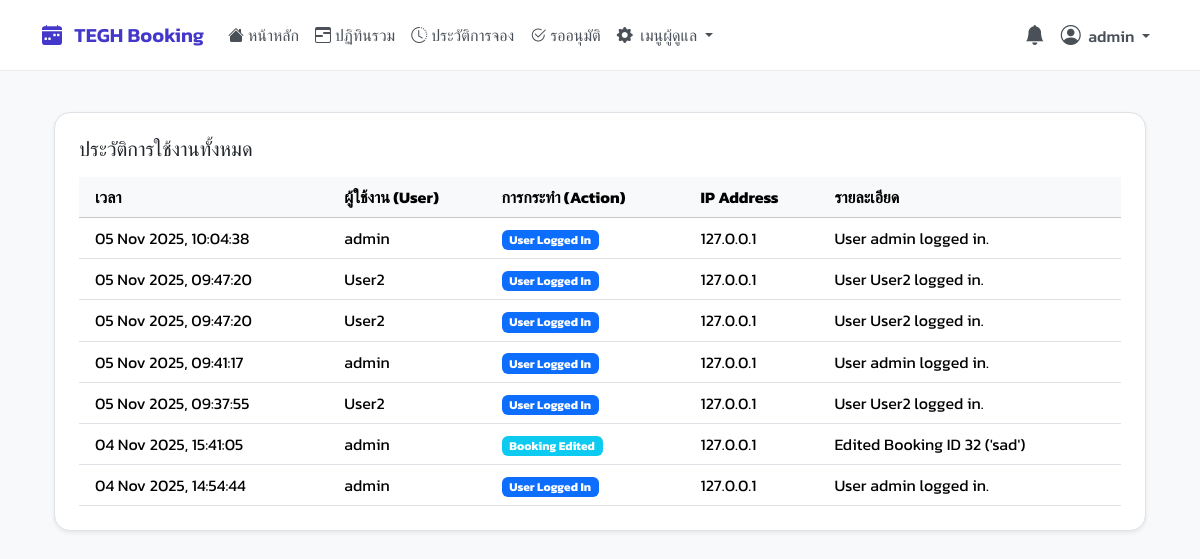
Before: /manage/audit-log/ (signed in) with the older database file.
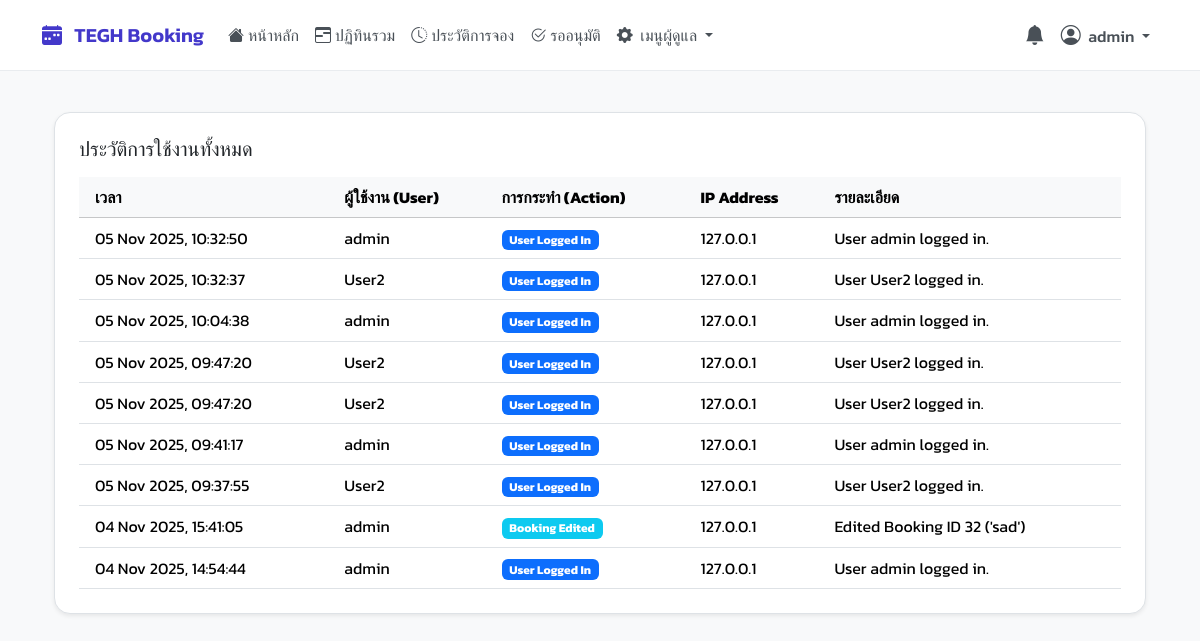
After: the same page with the newer database file.
### booking/models.py (models this page shows, shortened)
class AuditLog(models.Model):
    ACTION_CHOICES = [
        ('LOGIN', 'User Logged In'),
        ('BOOKING_CREATED', 'Booking Created'),
        ('BOOKING_EDITED', 'Booking Edited'),
        ('BOOKING_CANCELLED', 'Booking Cancelled'),
        ('BOOKING_APPROVED', 'Booking Approved'),
        ('BOOKING_REJECTED', 'Booking Rejected'),
    ]
    user = models.ForeignKey(User, on_delete=models.SET_NULL, null=True, blank=True)
    action = models.CharField(max_length=20, choices=ACTION_CHOICES)
    timestamp = models.DateTimeField(auto_now_add=True)
    details = models.TextField(blank=True, null=True)
    ip_address = models.GenericIPAddressField(null=True, blank=True)
    class Meta:
        ordering = ['-timestamp']

### booking/views.py (the view)
# urls.py: path('manage/audit-log/', views.audit_log_view, name='audit_log'),
@login_required
@user_passes_test(is_admin)
def audit_log_view(request):
    log_list = AuditLog.objects.all().select_related('user').order_by('-timestamp')
    paginator = Paginator(log_list, 25)
    page_number = request.GET.get('page')
    page_obj = paginator.get_page(page_number)
    context = get_base_context(request)
    context.update({'page_obj': page_obj})
    return render(request, 'pages/audit_log.html', context)

### booking/views.py (called while the page is built)
def is_admin(user):
    return user.is_authenticated and (user.is_superuser or user.groups.filter(name='Admin').exists())

def is_approver_or_admin(user):
    return user.is_authenticated and (user.is_superuser or user.groups.filter(name__in=['Approver', 'Admin']).exists())

### templates/pages/audit_log.html (shortened to what this page needs)
{% extends 'base.html' %}
{% load static %}
{% block content %}
<div class="container-fluid py-4">
    <div class="content-card shadow-sm border p-3 p-md-4">
        <h5 class="mb-3">ประวัติการใช้งานทั้งหมด</h5>
        <div class="table-responsive">
            <table class="table table-hover mb-0 align-middle">
                <thead class="table-light">
                    <tr>
                        <th scope="col" class="ps-3">เวลา</th>
                        <th scope="col">ผู้ใช้งาน (User)</th>
                        <th scope="col">การกระทำ (Action)</th>
                        <th scope="col">IP Address</th>
                        <th scope="col">รายละเอียด</th>
                    </tr>
                </thead>
                <tbody>
                    {% for log in page_obj %}
                    <tr>
                        <td class="ps-3">{{ log.timestamp|date:"d M Y, H:i:s" }}</td>
                        <td>
                            {% if log.user %}
                                {{ log.user.username }}
                            {% else %}
                                <span class="text-muted small">(N/A)</span>
                            {% endif %}
                        </td>
                        <td>
                            <span class="badge
                                {% if log.action == 'LOGIN' %}bg-primary
                                {% elif log.action == 'BOOKING_CREATED' %}bg-success
                                {% elif log.action == 'BOOKING_EDITED' %}bg-info
                                {% elif log.action == 'BOOKING_APPROVED' %}bg-success
                                {% elif log.action == 'BOOKING_REJECTED' %}bg-warning text-dark
                                {% elif log.action == 'BOOKING_CANCELLED' %}bg-danger
                                {% else %}bg-secondary{% endif %}">
                                {{ log.get_action_display }}
                            </span>
                        </td>
                        <td>{{ log.ip_address|default:"-" }}</td>
                        <td>{{ log.details|default:"-" }}</td>
                    </tr>
                    {% endfor %}
                </tbody>
            </table>
        </div>
    </div>
</div>
{% endblock %}

### templates/base.html (shortened to what this page needs)
{% load static %}
<!DOCTYPE html>
<html lang="th">
<head>
    <link href="https://cdn.jsdelivr.net/npm/bootstrap@5.3.3/dist/css/bootstrap.min.css" rel="stylesheet">
    <link rel="stylesheet" href="https://cdn.jsdelivr.net/npm/bootstrap-icons@1.11.3/font/bootstrap-icons.min.css">
    <link href="https://cdn.jsdelivr.net/npm/select2@4.1.0-rc.0/dist/css/select2.min.css" rel="stylesheet" />
    <link rel="stylesheet" href="https://cdn.jsdelivr.net/npm/select2-bootstrap-5-theme@1.3.0/dist/select2-bootstrap-5-theme.min.css" />
    <link rel="stylesheet" href="{% static 'css/theme.css' %}">
</head>
<body>
    <nav class="navbar navbar-expand-lg fixed-top" id="main-navbar">
        <div class="container-xl">
            <a class="navbar-brand" href="{% url 'dashboard' %}">
                <i class="bi bi-calendar-week-fill me-2"></i> TEGH Booking
            </a>
            <div class="collapse navbar-collapse" id="mainNavbar">
                <ul class="navbar-nav me-auto mb-2 mb-lg-0">
                    {% for item in menu_items %}
                        {% if item.show %}
                            <li class="nav-item">
                                <a class="nav-link {% if item.active %}active{% endif %} d-flex align-items-center" href="{% url item.url_name %}">
                                    <i class="{{ item.icon }} me-1"></i>
                                    {{ item.label }}
                                </a>
                            </li>
                        {% endif %}
                    {% endfor %}
                    {% if is_admin_user %}
                    <li class="nav-item dropdown">
                        <a class="nav-link dropdown-toggle" href="#" id="adminMenuDropdown" role="button" data-bs-toggle="dropdown" aria-expanded="false">
                            <i class="bi bi-gear-fill me-1"></i>
                            เมนูผู้ดูแล
                        </a>
                    </li>
                    {% endif %}
                </ul>
                <ul class="navbar-nav ms-auto mb-2 mb-lg-0">
                    {% if user.is_authenticated %}
                    {% if is_admin_user %}
                    <li class="nav-item dropdown">
                        <a class="nav-link" href="#" id="notificationBell" role="button" data-bs-toggle="dropdown" aria-expanded="false"
                            title="รายการแจ้งเตือน" data-bs-toggle="tooltip" data-bs-placement="bottom">
                            <i class="bi bi-bell-fill fs-5"></i>
                        </a>
                    </li>
                    {% endif %}
                    <li class="nav-item dropdown">
                        <a class="nav-link dropdown-toggle" href="#" id="navbarUserDropdown" role="button" data-bs-toggle="dropdown" aria-expanded="false">
                            <i class="bi bi-person-circle fs-5 me-1"></i>
                            <span class="d-none d-lg-inline">{{ user.get_full_name|default:user.username }}</span>
                        </a>
                    </li>
                    {% endif %}
                </ul>
            </div>
        </div>
    </nav>
    <main class="container-xl main-content-wrapper" id="main-content">
        {% block content %}
        {% endblock %}
    </main>
</body>
</html>

Changed rows visible on the page:
added AuditLog: timestamp "05 Nov 2025, 10:32:50", user.username "admin", action "User Logged In", ip_address "127.0.0.1", details "User admin logged in."
added AuditLog: timestamp "05 Nov 2025, 10:32:37", user.username "User2", action "User Logged In", ip_address "127.0.0.1", details "User User2 logged in."
